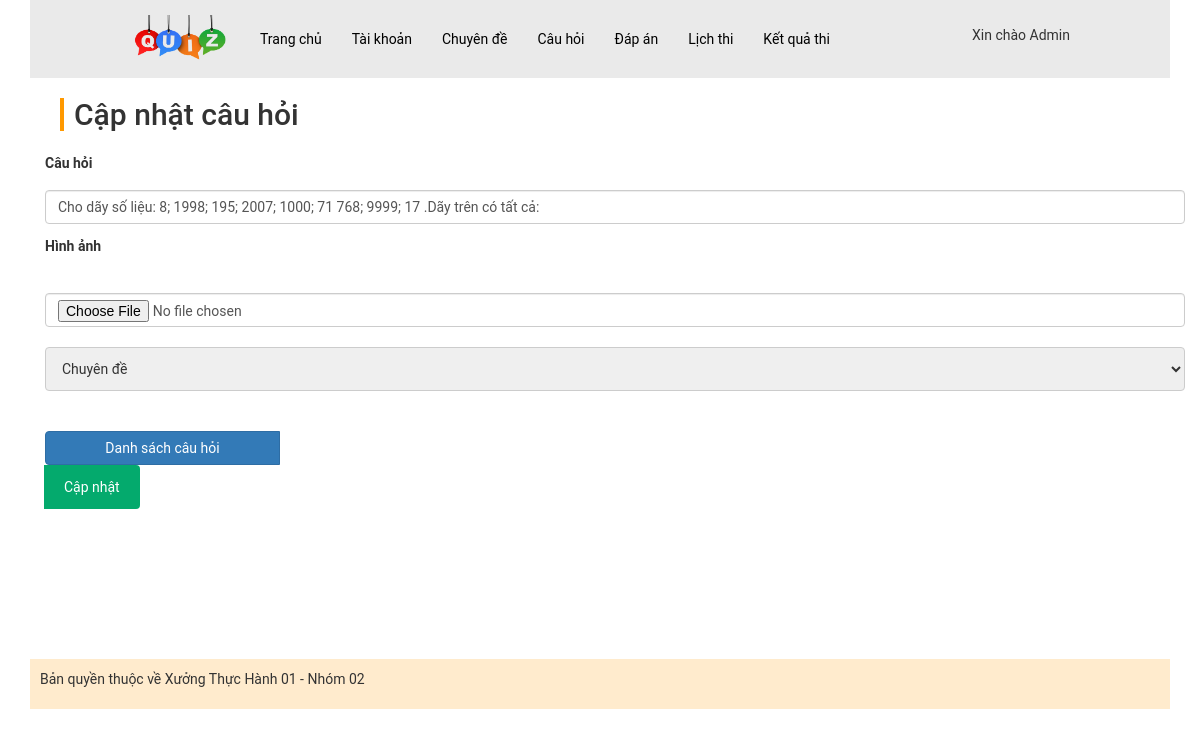
Page /admin/index.php?act=editch&id=1 (signed in) on the earlier database version.
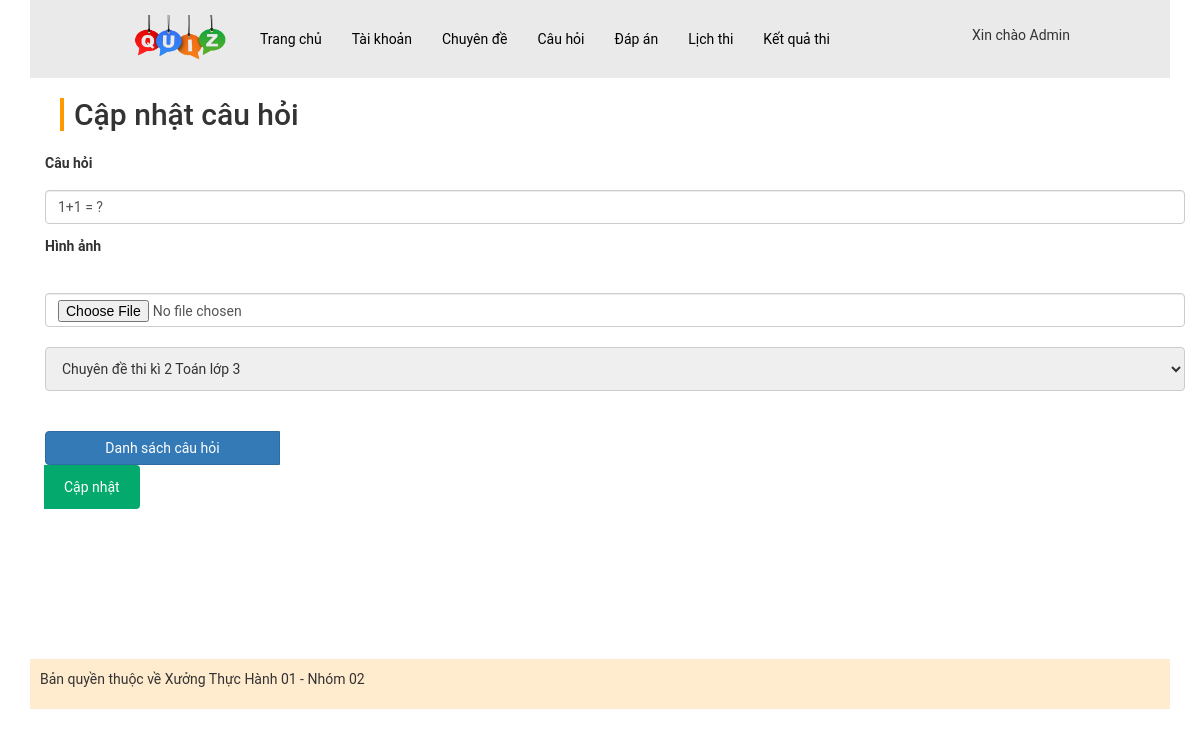
Same page on the later database version.
### tables this page shows
CREATE TABLE `cauhoi` (
  `id_ch` int(11) NOT NULL,
  `content` varchar(500) NOT NULL COMMENT 'Nội dung câu hỏi (Đề bài)',
  `image` varchar(50) DEFAULT NULL,
  `id_cd` int(11) NOT NULL
);

### model/pdo.php (called while the page is built, shortened)
<?php
function pdo_get_connection(){
    $servername = "localhost";
    $username = "root";
    $password = "";
    try {
        $conn = new PDO("mysql:host=$servername;dbname=xuongth01_02", $username, $password);
        $conn->setAttribute(PDO::ATTR_ERRMODE, PDO::ERRMODE_EXCEPTION);
        return $conn;
    } catch(PDOException $e) {
        echo "Connection failed: " . $e->getMessage();
    }
}
function pdo_query($sql){
    $sql_args=array_slice(func_get_args(),1);
    try{
        $conn=pdo_get_connection();
        $stmt=$conn->prepare($sql);
        $stmt->execute($sql_args);
        $rows=$stmt->fetchAll();
        return $rows;
    }
    catch(PDOException $e){
        throw $e;
    }
    finally{
        unset($conn);
    }
}
function pdo_query_one($sql){
    $sql_args=array_slice(func_get_args(),1);
    try{
        $conn=pdo_get_connection();
        $stmt=$conn->prepare($sql);
        $stmt->execute($sql_args);
        $row=$stmt->fetch(PDO::FETCH_ASSOC);
        return $row;
    }
    catch(PDOException $e){
        throw $e;
    }
    finally{
        unset($conn);
    }
}
?>

### model/cauhoi.php (called while the page is built, shortened)
<?php
function loadone_cauhoi($id)
{
    $sql = "SELECT * FROM cauhoi WHERE id_ch=" . $id;
    $sp = pdo_query_one($sql);
    return $sp;
}

### model/chuyende.php (called while the page is built, shortened)
<?php
function loadall_chuyende()
{
    $sql = "select * from chuyende order by id_cd asc";
    $listchuyende = pdo_query($sql);
    return $listchuyende;
}

### admin/cauhoi/edit-cauhoi.php (the view, shortened to what this page needs)
<?php
if (is_array($cauhoi)) {
    extract($cauhoi);
}
$hinhpath = "../uploads/" . $image;
if (is_file($hinhpath)) {
    $hinh = "<img src='" . $hinhpath . "' width='200px'>";
}else{
    $hinh= "";
}
?>
<div class="container">
    <div class="container-fluid">
        <h2>Cập nhật câu hỏi</h2>
    </div>
    <form action="index.php?act=update_ch" method="post" enctype="multipart/form-data">
        <div class="mb-3">
            <label class="form-label">Câu hỏi</label>
            <input type="text" class="form-control" name="content" value="<?= $content ?>">
        </div>
        <div class="mb-3">
            <label class="form-label">Hình ảnh</label> <br>
            <?php echo $hinh ?><br>
            <input class="form-control" type="file" name="image">
        </div> <br>
        <div>
            <select class="form-select" aria-label="Default select example" name="idcd">
                <option value="0">Chuyên đề</option>
                <?php
                foreach ($listchuyende as $chuyende) {
                    extract($chuyende);
                    if ($cauhoi['id_cd'] == $id_cd) $s = "selected";
                    else $s = "";
                    echo ' <option value="' . $id_cd . '" ' . $s . ' >' . $name . '</option>';
                }
                ?>
            </select>
        </div>
        <br> <br>
        <div class="btn-group">
            <button type="button" class="btn btn-primary" onclick="window.location.href='index.php?act=dsch'">Danh sách câu hỏi</button>
            <input class="btn btn-primary" type="submit" name="capnhat" value="Cập nhật">
        </div>
    </form>
</div>

### admin/header.php (shortened to what this page needs)
<!DOCTYPE html>
<html lang="en">
<head>
    <link rel="stylesheet" href="../assets/css/style.css">
    <link rel="stylesheet" href="https://maxcdn.bootstrapcdn.com/bootstrap/3.4.1/css/bootstrap.min.css">
</head>

### admin/menu.php (shortened to what this page needs)
<body>
    <div class="container">
        <div class="menu">
            <ul class="main-menu">
                <li class='logo-cong-ty'><a href="?act=trangchu"><img src="../assets/img/logo-cong-ty-removebg-preview.png" alt=""></a></li>
                <li><a href="?act=trangchu">Trang chủ</a></li>
                <li><a href="?act=dstk">Tài khoản</a></li>
                <li><a href="?act=dscd">Chuyên đề</a></li>
                <li><a href="?act=dsch">Câu hỏi</a></li>
                <li><a href="?act=dsda">Đáp án</a></li>
                <li><a href="?act=dslt">Lịch thi</a></li>
                <li><a href="?act=dskq">Kết quả thi</a></li>
                <li class='login'>
                        <div class='xin-chao-user'>
                            Xin chào
                            <?php echo $_SESSION['user']['fullname'] ?>
                            <br>
                        </div> <br>
                </li>
            </ul>
        </div>

### admin/index.php (shortened to what this page needs)
<?php
include "../model/pdo.php";
include "../model/chuyende.php";
include "../model/cauhoi.php";
include "header.php";
include "menu.php";
?>
<div>
    <?php
    if (isset($_GET['act']) && $_GET['act'] != "") {
        $act = $_GET['act'];
        switch ($act) {
            case 'editch':
                if (isset($_GET['id']) && ($_GET['id'] > 0)) {
                    $id = $_GET['id'];
                    $cauhoi = loadone_cauhoi($id);
                }
                $listchuyende = loadall_chuyende();
                include "cauhoi/edit-cauhoi.php";
                break;
        }
    } else {
        include "trangchu/trangchu.php";
    }
    ?>
</div>
<?php
include "footer.php";
?>

### admin/footer.php
<div class="footer-trangchu">
            <p>Bản quyền thuộc về Xưởng Thực Hành 01 - Nhóm 02</p>
        </div>
    </div>
</body>
</html>

### assets/css/style.css (style rules this page uses)
.container { margin: 0px auto; padding: 0px; }
* { padding: 0px; margin: 0px; font-family: roboto; }
.menu ul.main-menu li img { width: 100px; padding-top: 5px; }
.menu { background-color: #eaeaea; }
.menu ul.main-menu { padding: 0px; list-style: none; display: flex; flex-direction: row; justify-content: flex-start; max-width: 960px; margin: 0px auto; align-items: center; position: relative; }
.menu ul.main-menu li { padding: 10px 10px 10px 0px; transition: all 0.5s; border-radius: 3px; }
.menu ul.main-menu li a { padding: 10px; color: black; text-decoration: none; }
.menu ul.main-menu li.login { position: absolute; right: 0px; top: 15px; z-index: 3; }
.footer-trangchu { margin-top: 150px; padding: 10px; background-color: blanchedalmond; }
.login { padding-top: 70px; }
.btn { background-color: #c9c9c9; padding: 10px; color: black; }
.container { width: 1200px; margin: 0 auto; }
button { color: #4b709f; font-size: 13pt; font-weight: bold; width: 100%; border: 1px #4b709f dotted; border-radius: 5px; padding: 10px 0px; background-color: #FFFFFF; }
h2 { font-size: 18pt; padding-left: 10px; color: #444444; border-left: 4px #FF9900 solid; }
input[type=text], input[type=password], select, textarea { width: 100%; padding: 12px; border: 1px solid #ccc; border-radius: 4px; resize: vertical; }
label { padding: 12px 12px 12px 0; display: inline-block; }
input[type=submit] { background-color: #04AA6D; color: white; padding: 12px 20px; border: none; border-radius: 4px; cursor: pointer; float: right; }

Differences in the rows shown:
changed cauhoi: content "Cho dãy số liệu: 8; 1998; 195; 2007; 1000; 71 768; 9999; 17 .Dãy trên có tất cả:" → "1+1 = ?"
Other differences:
form field idcd: "Chuyên đề" → "Chuyên đề thi kì 2 Toán lớp 3"
